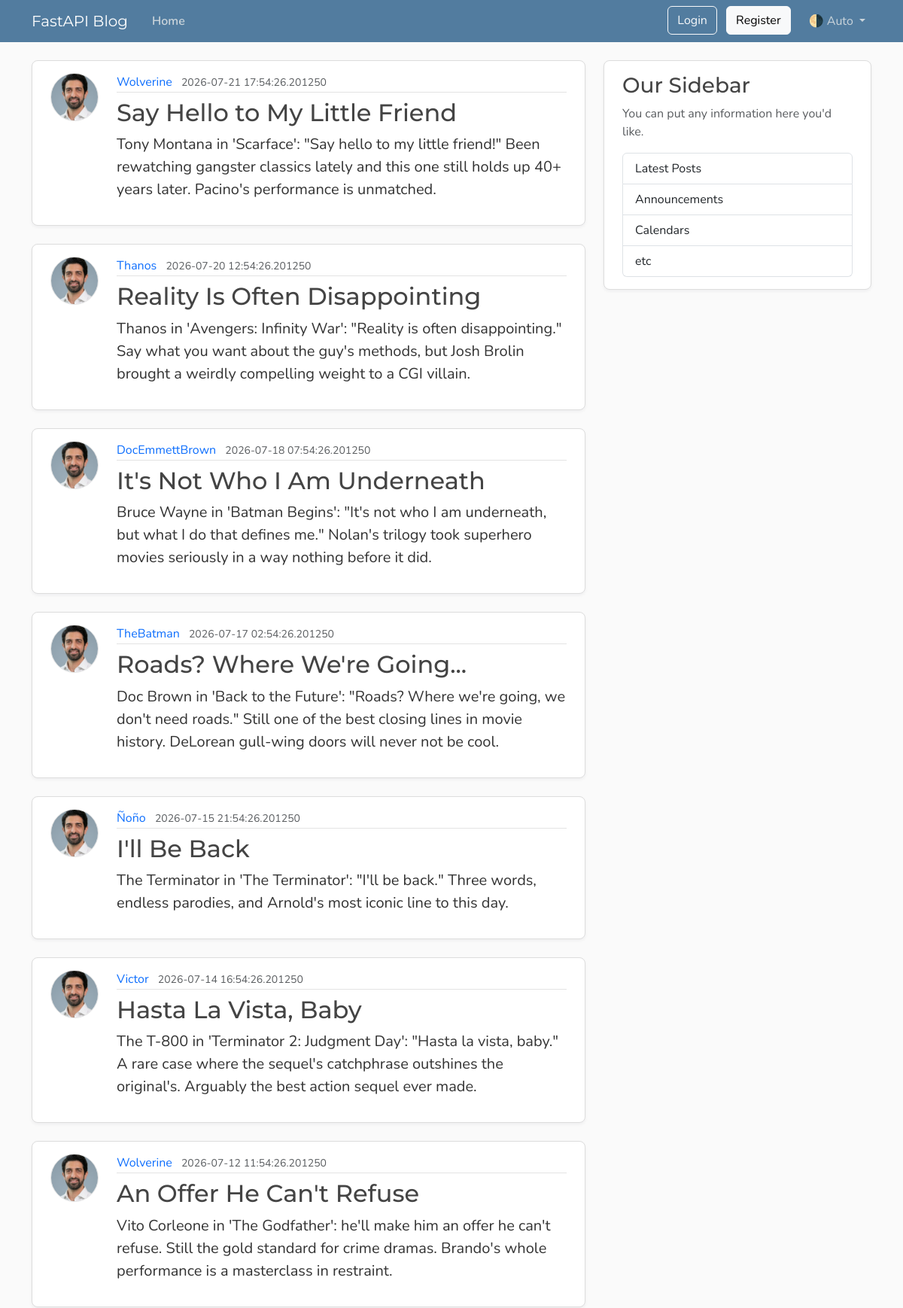
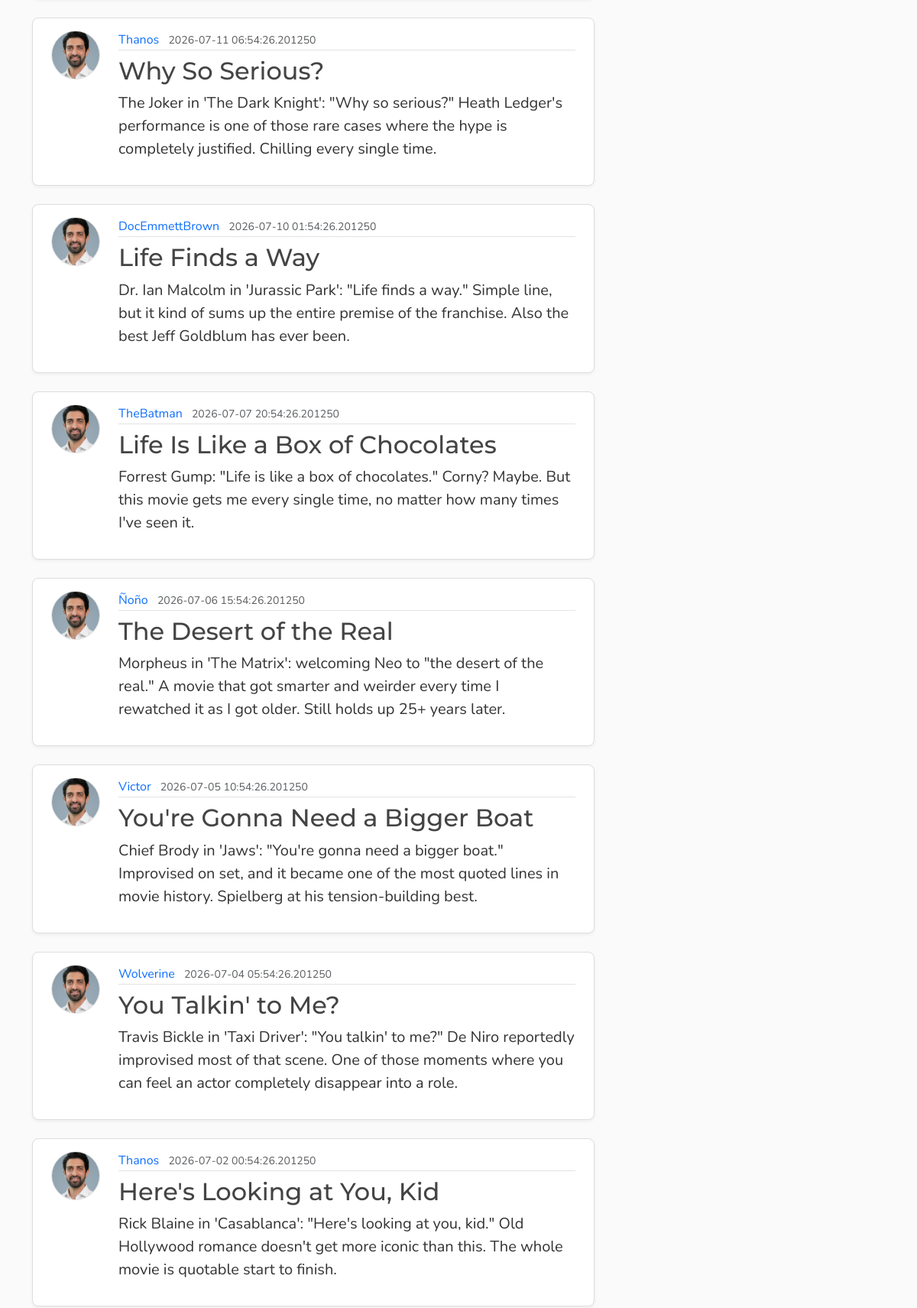
The page /posts (upper part) on the database its author committed (2 pictures, top to bottom).
### models.py (models this page shows, shortened)
class Post(Base):
    __tablename__ = "posts"
    id: Mapped[int] = mapped_column(Integer, primary_key=True, index=True)
    title: Mapped[str] = mapped_column(String(100), nullable=False)
    content: Mapped[str] = mapped_column(Text, nullable=False)
    user_id: Mapped[int] = mapped_column(
        ForeignKey("users.id"),
        nullable=False,
        index=True,
    )
    date_posted: Mapped[datetime] = mapped_column(
        DateTime(timezone=True),
        default=lambda: datetime.now(UTC),
    )
    author: Mapped[User] = relationship(back_populates="posts")

class User(Base):
    __tablename__ = "users"
    id: Mapped[int] = mapped_column(Integer, primary_key=True, index=True)
    username: Mapped[str] = mapped_column(String(50), unique=True, nullable=False)
    email: Mapped[str] = mapped_column(String(120), unique=True, nullable=False)
    password_hash: Mapped[str] = mapped_column(String(200), nullable=False)
    image_file: Mapped[str | None] = mapped_column(
        String(200),
        nullable=True,
        default=None,
    )
    posts: Mapped[list[Post]] = relationship(
        back_populates="author",
        cascade="all, delete-orphan"
    )

### main.py (the view)
@app.get("/", include_in_schema=False, name="home")
@app.get("/posts", include_in_schema=False, name="posts")
async def home(request: Request, db: Annotated[AsyncSession, Depends(get_db)]):
    result = await db.execute(
        select(models.Post)
        .options(selectinload(models.Post.author))
        .order_by(models.Post.date_posted.desc())
    )
    posts = result.scalars().all()
    return templates.TemplateResponse(
        request,
        "home.html",
        {"posts": posts, "title": "Home"},
    )

### templates/home.html
{% extends "layout.html" %}
{% block content %}
  {% for post in posts %}
    <article class="content-section py-3 px-4 mb-4">
      <div class="d-flex align-items-start gap-4">
        <img class="rounded-circle article-img flex-shrink-0"
             src="{{ url_for('static', path='profile_pics/default.jpg') }}"
             alt="{{ post.author.username }}'s profile picture"
             width="64"
             height="64"
             loading="lazy">
        <div class="flex-grow-1">
          <div class="article-metadata mb-2">
            <a class="me-2" href="#">{{ post.author.username }}</a>
            <small class="text-body-secondary">{{ post.date_posted }}</small>
          </div>
          <h2>
            <a class="article-title" href="{{ url_for('post_page', post_id=post.id) }}">{{ post.title }}</a>
          </h2>
          <p class="article-content">{{ post.content }}</p>
        </div>
      </div>
    </article>
  {% endfor %}
{% endblock content %}

### static/css/main.css (style rules this page uses)
:root { --font-heading: "Montserrat", system-ui, -apple-system, BlinkMacSystemFont, sans-serif; --font-body: "Nunito", system-ui, -apple-system, BlinkMacSystemFont, sans-serif; --color-bg-body: #fafafa; --color-bg-content: #ffffff; --color-text-primary: #333333; --color-text-heading: #444444; --color-steel: #527c9f; --color-nav-link: #cbd5db; --color-nav-link-hover: #ffffff; --color-link-hover: #428bca; --color-border: #dddddd; --color-border-light: #e3e3e3; --spacing-xl: 5rem; --article-img-size: 4rem; --account-img-size: 7.813rem; }
body { font-family: var(--font-body); background: var(--color-bg-body); color: var(--color-text-primary); }
h1, h2, h3, h4, h5, h6 { font-family: var(--font-heading); color: var(--color-text-heading); }
a { text-decoration: none; }
.content-section { background: var(--color-bg-content); border: 1px solid var(--color-border); border-radius: 0.5rem; box-shadow: 0 2px 4px rgba(15, 23, 42, 0.05); transition: box-shadow 0.15s ease, transform 0.15s ease, border-color 0.15s ease; }
.article-title { color: var(--color-text-heading); transition: color 0.2s ease-in-out; }
.article-content { white-space: pre-line; font-size: 1.25rem; }
.article-img { height: var(--article-img-size); width: var(--article-img-size); flex-shrink: 0; object-fit: cover; border: 1px solid var(--color-border-light); box-shadow: 0 0 0 2px var(--color-bg-content); }
.article-metadata { padding-bottom: 0.063rem; border-bottom: 1px solid var(--color-border-light); }
.article-metadata a { transition: color 0.2s ease-in-out; }

### rows shown on the page
Post: author.username "Wolverine", date_posted "2026-07-21 17:54:26.201250", title "Say Hello to My Little Friend", content "Tony Montana in 'Scarface': \"Say hello to my little friend!\" Been rewatching gangster classics lately and this one still holds up 40+ years later. Pacino's performance is unmatched."
Post: author.username "Thanos", date_posted "2026-07-20 12:54:26.201250", title "Reality Is Often Disappointing", content "Thanos in 'Avengers: Infinity War': \"Reality is often disappointing.\" Say what you want about the guy's methods, but Josh Brolin brought a weirdly compelling weight to a CGI villain."
Post: author.username "DocEmmettBrown", date_posted "2026-07-18 07:54:26.201250", title "It's Not Who I Am Underneath", content "Bruce Wayne in 'Batman Begins': \"It's not who I am underneath, but what I do that defines me.\" Nolan's trilogy took superhero movies seriously in a way nothing before it did."
Post: author.username "TheBatman", date_posted "2026-07-17 02:54:26.201250", title "Roads? Where We're Going...", content "Doc Brown in 'Back to the Future': \"Roads? Where we're going, we don't need roads.\" Still one of the best closing lines in movie history. DeLorean gull-wing doors will never not be cool."
Post: author.username "Ñoño", date_posted "2026-07-15 21:54:26.201250", title "I'll Be Back", content "The Terminator in 'The Terminator': \"I'll be back.\" Three words, endless parodies, and Arnold's most iconic line to this day."
Post: author.username "Victor", date_posted "2026-07-14 16:54:26.201250", title "Hasta La Vista, Baby", content "The T-800 in 'Terminator 2: Judgment Day': \"Hasta la vista, baby.\" A rare case where the sequel's catchphrase outshines the original's. Arguably the best action sequel ever made."
Post: author.username "Wolverine", date_posted "2026-07-12 11:54:26.201250", title "An Offer He Can't Refuse", content "Vito Corleone in 'The Godfather': he'll make him an offer he can't refuse. Still the gold standard for crime dramas. Brando's whole performance is a masterclass in restraint."
Post: author.username "Thanos", date_posted "2026-07-11 06:54:26.201250", title "Why So Serious?", content "The Joker in 'The Dark Knight': \"Why so serious?\" Heath Ledger's performance is one of those rare cases where the hype is completely justified. Chilling every single time."
Post: author.username "DocEmmettBrown", date_posted "2026-07-10 01:54:26.201250", title "Life Finds a Way", content "Dr. Ian Malcolm in 'Jurassic Park': \"Life finds a way.\" Simple line, but it kind of sums up the entire premise of the franchise. Also the best Jeff Goldblum has ever been."
Post: author.username "TheBatman", date_posted "2026-07-07 20:54:26.201250", title "Life Is Like a Box of Chocolates", content "Forrest Gump: \"Life is like a box of chocolates.\" Corny? Maybe. But this movie gets me every single time, no matter how many times I've seen it."
Post: author.username "Ñoño", date_posted "2026-07-06 15:54:26.201250", title "The Desert of the Real", content "Morpheus in 'The Matrix': welcoming Neo to \"the desert of the real.\" A movie that got smarter and weirder every time I rewatched it as I got older. Still holds up 25+ years later."
Post: author.username "Victor", date_posted "2026-07-05 10:54:26.201250", title "You're Gonna Need a Bigger Boat", content "Chief Brody in 'Jaws': \"You're gonna need a bigger boat.\" Improvised on set, and it became one of the most quoted lines in movie history. Spielberg at his tension-building best."
Post: author.username "Wolverine", date_posted "2026-07-04 05:54:26.201250", title "You Talkin' to Me?", content "Travis Bickle in 'Taxi Driver': \"You talkin' to me?\" De Niro reportedly improvised most of that scene. One of those moments where you can feel an actor completely disappear into a role."
Post: author.username "Thanos", date_posted "2026-07-02 00:54:26.201250", title "Here's Looking at You, Kid", content "Rick Blaine in 'Casablanca': \"Here's looking at you, kid.\" Old Hollywood romance doesn't get more iconic than this. The whole movie is quotable start to finish."
